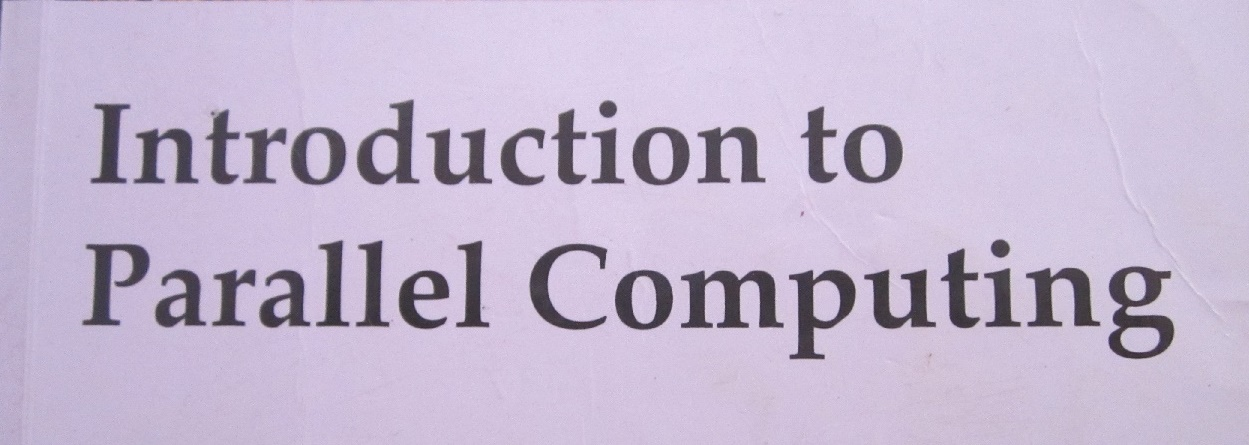
%> input picture P1.JPG, 1249 x 445 px
$ octave --eval "result = bin(imread('P1.JPG'));"   (GNU Octave 9; MATLAB toolbox functions it lacks are replaced by stand-ins)
%> lines starting %> are read from the running program, lines starting %| are printed output that depends on the picture; in (x1, y1, x2, y2) boxes, pixels count from 0 and x2, y2 are one past the last pixel; in counts of white or black regions, pixels touching at a corner belong together; the program's own positions count from 1
### thresh.m
function [val] = thresh(I)
iptchecknargin(1,1,nargin,mfilename);
%check -> checking validity of image
iptcheckinput(I,{'uint8','uint16','double','single','int16'},{'nonsparse'},mfilename,'I',1);
%checking input format of image
if ~isempty(I)
%checking for non emtiness of image
    I=im2uint8(I(:));
%if not empty converting image to uint8 format
noofbins=256;
% declaring noof bins to 256 used in histigram
bars=imhist(I,noofbins);
%> bars = 256 values, max 40053 at index 210, min 0 at index 1, mean 6513.3
%bars represent the no of pixels in that range
weight=bars/sum(bars);
%> weight = 256 values, max 0.024 at index 210, min 0 at index 1, mean 0.00391
%weight gives the idea of no of pixels in that range(bar range) compared to
%all pixels in all ranges  i.e  weight=(present value in hist)/(total values of hist)
%sum is in built command to find the total sum of values
ascendingsum=cumsum(weight);
%> ascendingsum = 256 values from 0 to 1
%ascendingsum gives the cummulative sum of values in weight
% cumsum is inbuilt command for finding cummulative sum of values

cummulativenum=cumsum(weight.* (1:noofbins)');
%> cummulativenum = 256 values from 0 to 197.3
noob=cummulativenum(end);
%> noob = 197.3
%end is a inbuilt command to give the lastvalue of noob
assumsqu = (noob * ascendingsum - cummulativenum).^2 ./ (ascendingsum .* (1 - ascendingsum));
highestval = max(assumsqu);
%> highestval = 1460.5
%max is inbuilt command to give highest value of all the values given to it
  isfinite_highestval = isfinite(highestval);
%> isfinite_highestval = true
  %is finite is inbuilt command which gives 1 if passed value is not zero
  %and zero if passed value is zero
  if isfinite_highestval
    %index=mean(find(assumsqu == highestval));
    %idx = mean(find(sigma_b_squared == maxval));
    idx = mean(find(assumsqu == highestval));
%> idx = 145
    %mean is an inbuilt command which returns the mean value of given
    %values.  find is also an inbuilt command  which returns the index of
    %values  which are non-zero
    %i.e INDEX gives the mean value of indices who entries are non zero and
    %whose value is equal to highest value of assum
    val = (idx-1)/(noofbins-1);
%> val = 0.565
  end
end

### bin.m
function BW = bin(I)
level=thresh(I);
%> level = 0.565
if ndims(I)==3,
  I = rgb2gray(I);
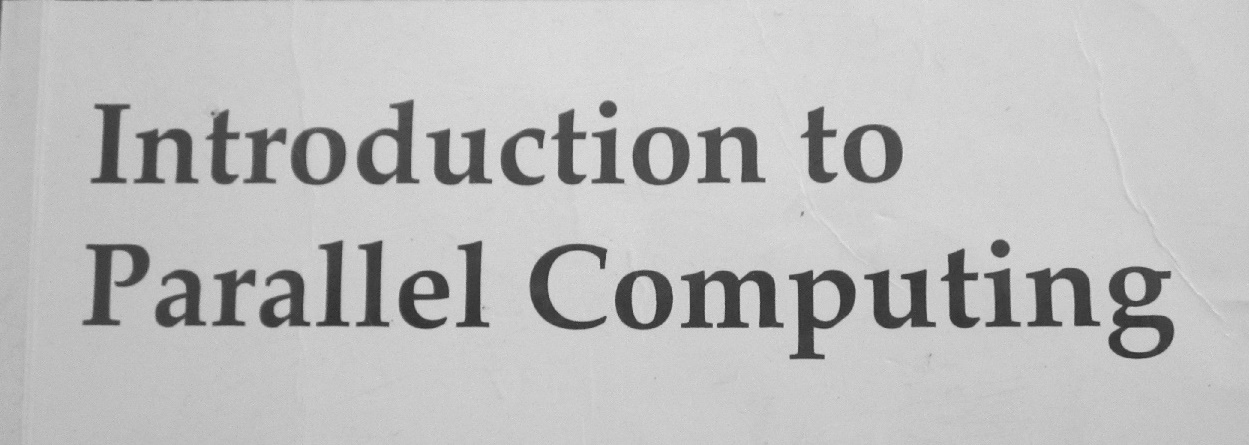
%> I: size 445x1249 uint8; min 44, max 235, mean 190.4
end
range = getrangefromclass(I);
%> range = [0 255]
if isinteger(I)
  BWp = (I > range(2) *level);
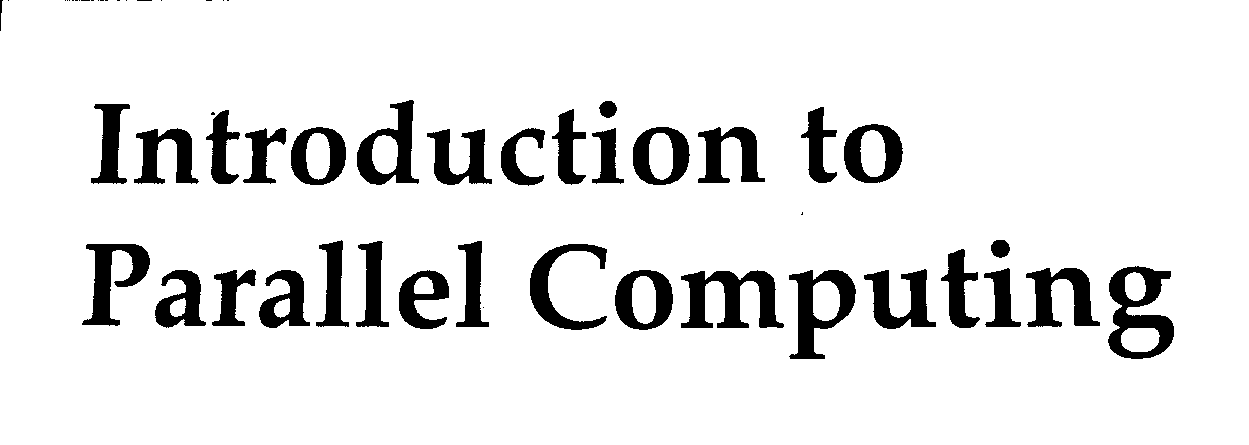
%> BWp: size 445x1249 logical; 90.2% white; 56 black regions (22 under 20 px), largest, box (x1, y1, x2, y2) and area: (681, 270, 784, 328) 3146, (1108, 266, 1174, 359) 3039, (789, 270, 856, 359) 2606
elseif islogical(I)
  BWp = I;
else
  BWp = (I > level);
end
BW = BWp;
end
